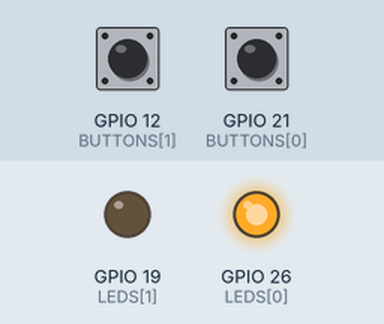
A program run on a simulated Raspberry Pi (BCM pin numbers). Shown: output pins drawn as LEDs (lit = HIGH). The inputs (shaded band) are chosen by the test bench; at power-on: GPIO 21 (BUTTONS[0]) LOW, GPIO 12 (BUTTONS[1]) LOW.

Above: at 1.2 s.
1.3 s: GPIO 21 (BUTTONS[0]) pulled HIGH for 0.25 s
At 2.4 s:
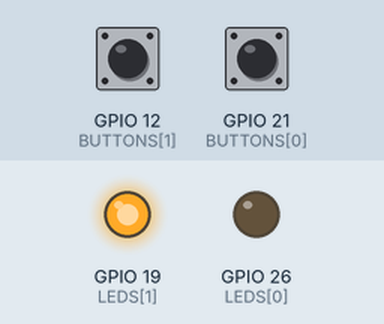
3.0 s: GPIO 12 (BUTTONS[1]) pulled HIGH for 0.25 s
At 3.6 s:
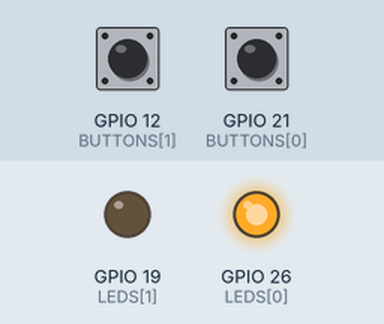
4.7 s: GPIO 21 (BUTTONS[0]) pulled HIGH for 1 s
At 6.2 s:
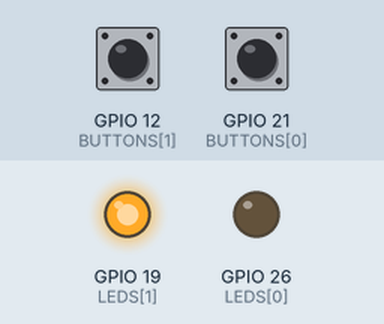
Timing chart, 0 to 7.7 s (numbered marks = the images above; inputs shaded):
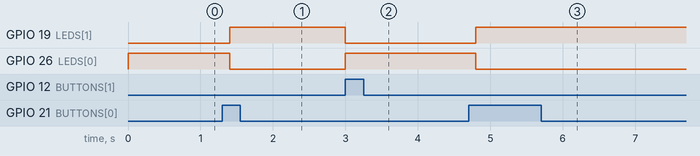

Measured:
- after the input at 1.3 s, GPIO 19 (LEDS[1]): LOW → HIGH after 0.10 s; GPIO 26 (LEDS[0]): HIGH → LOW after 0.10 s
- after the input at 3.0 s, GPIO 19 (LEDS[1]): HIGH → LOW at once; GPIO 26 (LEDS[0]): LOW → HIGH at once
- after the input at 4.7 s, GPIO 19 (LEDS[1]): LOW → HIGH after 0.10 s; GPIO 26 (LEDS[0]): HIGH → LOW after 0.10 s

The program:

poprzedni_stan.py
```python
import RPi.GPIO as GPIO
from time import sleep

LEDS = [26, 19]
BUTTONS = [21, 12]

GPIO.setmode(GPIO.BCM)

for button in BUTTONS:
    GPIO.setup(button, GPIO.IN, pull_up_down=GPIO.PUD_DOWN)

for led in LEDS:
    GPIO.setup(led, GPIO.OUT)
    GPIO.output(led, GPIO.LOW)

L1 = False
L2 = True

try:
    while True:
        B1 = GPIO.input(BUTTONS[0])
        B2 = GPIO.input(BUTTONS[1])

        if B1 == GPIO.HIGH and L2 == True:
            L1 = True
            L2 = False
        if B2 == GPIO.HIGH and L1 == True:
            L1 = False
            L2 = True

        GPIO.output(LEDS[0], GPIO.HIGH if L2 else GPIO.LOW)
        GPIO.output(LEDS[1], GPIO.HIGH if L1 else GPIO.LOW)

        sleep(0.2)

except KeyboardInterrupt:
    print("Przerywam program!")

finally:
    GPIO.cleanup()
```
